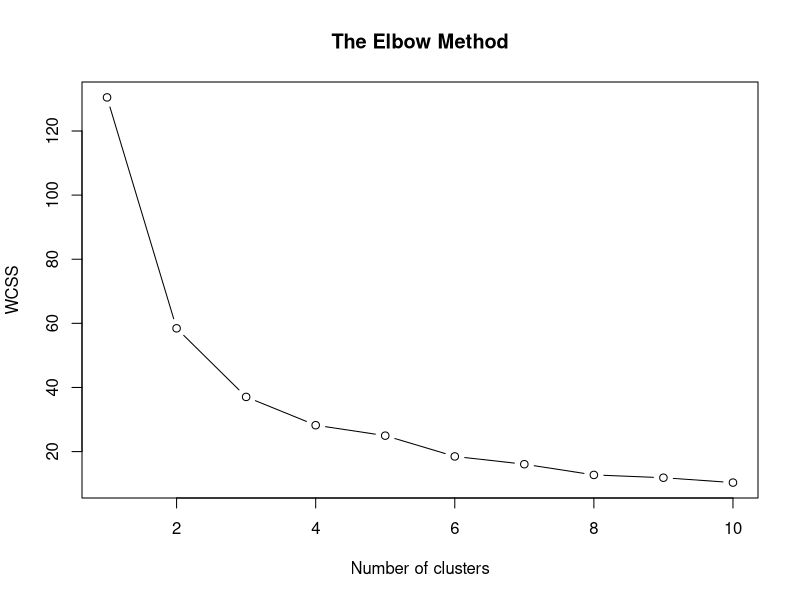
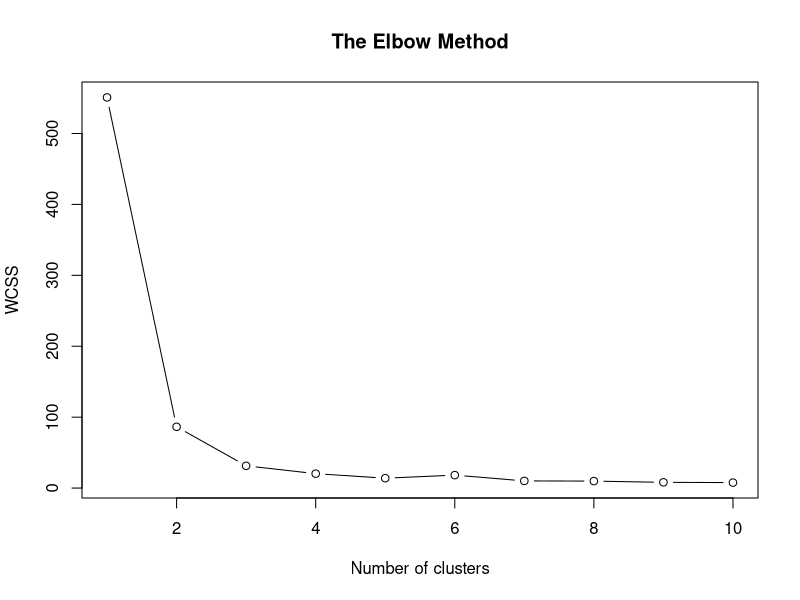
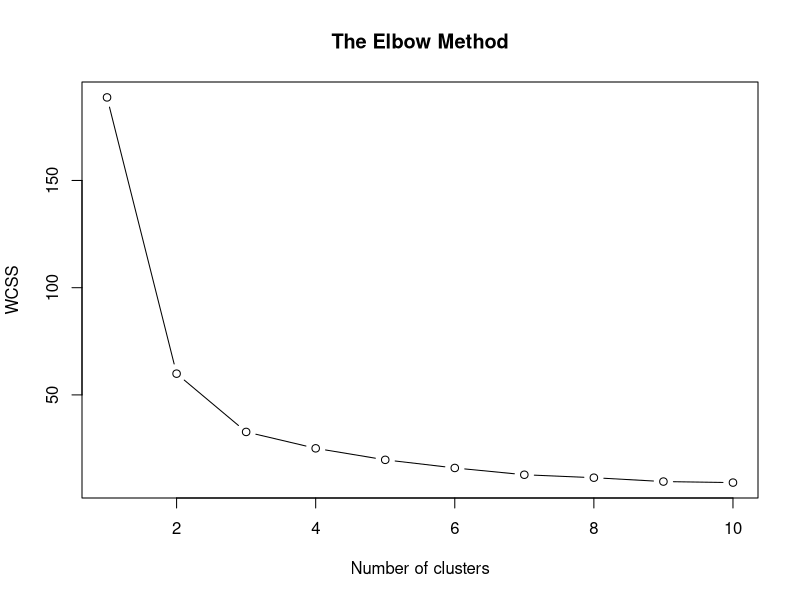

Recreate these plots in R, in order. (Note: this script raises an error after producing the figures.)
#EVALUATION 4 


#YIM QUIROZ 17210623
#KEVIN MARQUEZ 17212923


#Read library(ggplot2)
library(ggplot2)
#Import the iris.csv
dataf <- iris
head(dataf)

lw = dataf[1:2]
lw2 = dataf[3:4]
lw3 = dataf[c(1,4)]

ELBOW <- function(dataset){set.seed(6)
  wcss = vector()
  for (i in 1:10) wcss[i] = sum(kmeans(dataset, i)$withinss)
  plot(1:10, wcss, type = 'b',main = paste('The Elbow Method'),xlab = 'Number of clusters',ylab = 'WCSS')}

ELBOW(lw)
ELBOW(lw2)
ELBOW(lw3)

#We define a scatter diagram
ggplot(dataf, aes(Petal.Length, Petal.Wilth)) + geom_point(aes(col=Species), size=4)

#We define the center which is the number of groups to which we are going to group = 3
set.seed(101)
irisCluster <- kmeans(dataf[,1:4], center=3, nstart=20)
irisCluster
#Let's compare the groups, the old and the new
table(irisCluster$cluster, dataf$Species)
#Read library(cluster)
library(cluster)
clusplot(iris, irisCluster$cluster, color=T, shade=T, labels=0, lines=0)